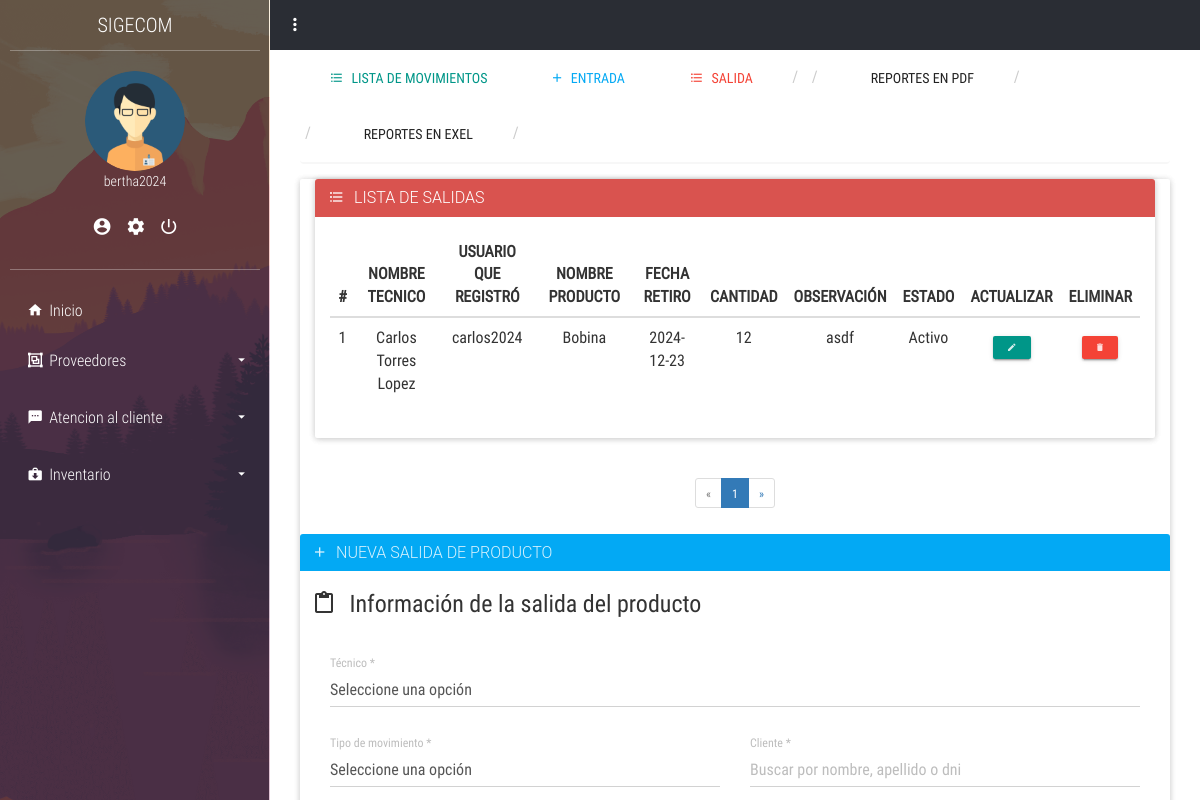
The page /inventario/movimientos/salida/tecnico.php (signed in) on the database its author committed.
### tables this page shows
CREATE TABLE IF NOT EXISTS `usuario` (
  `ID_usuario` int NOT NULL AUTO_INCREMENT,
  `id_personal` int DEFAULT NULL,
  `Nombre_usuario` varchar(50) NOT NULL,
  `Correo` varchar(250) DEFAULT NULL,
  `password` varchar(100) NOT NULL,
  `ID_tipousuario` int DEFAULT NULL,
  `Estado` int DEFAULT '1',
  `confirmado` int NOT NULL DEFAULT '0',
  `codigo` varchar(4) DEFAULT NULL,
  `token` int DEFAULT NULL,
  `fecha` timestamp NOT NULL,
  PRIMARY KEY (`ID_usuario`),
  KEY `ID_tipousuario` (`ID_tipousuario`),
  KEY `id_Personal` (`id_personal`)
);

CREATE TABLE IF NOT EXISTS `detalle_tecnico_producto` (
  `Id_det_tecnico_producto` int NOT NULL AUTO_INCREMENT,
  `ID_tecnico` int DEFAULT NULL,
  `ID_producto` int DEFAULT NULL,
  `ID_usuario` int NOT NULL,
  `Fecha_retiro` date NOT NULL,
  `cantidad` int NOT NULL,
  `Observación` varchar(250) DEFAULT NULL,
  `Estado` int DEFAULT '1',
  `id_detall_tecnico_cliente` int DEFAULT NULL,
  `tipo_movimiento` enum('salida','entrada') NOT NULL,
  PRIMARY KEY (`Id_det_tecnico_producto`),
  KEY `ID_tecnico` (`ID_tecnico`),
  KEY `ID_producto` (`ID_producto`),
  KEY `ID_usuario` (`ID_usuario`),
  KEY `id_detall_tecnico_cliente` (`id_detall_tecnico_cliente`)
);

CREATE TABLE IF NOT EXISTS `productos` (
  `id_producto` int NOT NULL AUTO_INCREMENT,
  `nombre` varchar(100) NOT NULL,
  `descripcion` text,
  `id_tipo_producto` int DEFAULT NULL,
  `precio` decimal(10,2) NOT NULL,
  `fecha_registro` timestamp NULL DEFAULT CURRENT_TIMESTAMP,
  `estado` int DEFAULT '1',
  PRIMARY KEY (`id_producto`),
  KEY `id_tipo_producto` (`id_tipo_producto`)
);

### app/config.php (called while the page is built, shortened)
<?php
$URL = "http://localhost/sigecom/";

### layout/sesion.php (called while the page is built, shortened)
<?php
if (isset($_SESSION['sesion_usuario'])) {
    $nombre_usuario_sesion = $_SESSION['sesion_usuario'];
    $sql = "SELECT u.ID_usuario, u.Nombre_usuario, u.ID_tipousuario, tu.Nombre_tipousuario as rol, p.ID_cargo, u.Correo
            FROM usuario as u
            INNER JOIN tipo_usuario as tu ON u.ID_tipousuario = tu.ID_tipousuario
            INNER JOIN personal as p ON u.id_personal = p.ID_personal
            WHERE Nombre_usuario = :nombre_usuario_sesion";
    $query = $pdo->prepare($sql);
    $query->execute(['nombre_usuario_sesion' => $nombre_usuario_sesion]);
    $usuarios = $query->fetchAll(PDO::FETCH_ASSOC);
    foreach ($usuarios as $usuario) {
        $nombres_sesion = $usuario['Nombre_usuario'];
        $rol_sesion = $usuario['rol'];
    }
} else {
    echo "no existe sesion";
    header('Location: ' . $URL . '/login');
}

### inventario/movimientos/salida/tecnico.php (the view, shortened to what this page needs)
<?php
include ('../../../app/config.php');
include ('../../../layout/sesion.php');
include ('../../../layout/parte1.php');
?>
<div class="container-fluid">
    <?php include ('../layout/parte1.php');?>
    <div class="panel panel-info">
	<div><?php include ('lista.php'); ?></div>
        <div class="panel-heading">
            <h3 class="panel-title"><i class="zmdi zmdi-plus"></i> &nbsp; NUEVA SALIDA DE PRODUCTO</h3>
        </div>
        <div class="panel-body">
        <form  action="../../../app/controllers/inventario/salida/guardar_salida.php" method="post">
    <fieldset>
        <legend><i class="zmdi zmdi-assignment-o"></i> &nbsp; Información de la salida del producto</legend>
        <div class="container-fluid">
                <div class="row">
                        <div class="col-xs-12">
                            <div class="form-group label-floating">
                                <label class="control-label">Técnico *</label>
                                <select class="form-control" name="tecnico-reg" id="listaTecnicos" required title="Seleccione un técnico." onchange="filtrarClientesPorTecnico(this.value)">
                                    <option value="">Seleccione una opción</option>
                                </select>
                            </div>
                        </div>
                        <div class="col-xs-12 col-sm-6">
                            <div class="form-group label-floating">
                                <label class="control-label">Tipo de movimiento *</label>
                                <select class="form-control" name="tipo-reg" required title="Seleccione un tipo de movimiento.">
                                    <option value="">Seleccione una opción</option>
                                </select>
                            </div>
                        </div>
                        <div class="col-xs-12 col-sm-6">
                            <div class="form-group label-floating">
                                <label class="control-label">Cliente *</label>
                                <input type="text" class="form-control" id="buscarCliente" onkeyup="buscarClientes(this.value)" placeholder="Buscar por nombre, apellido o dni">
                                <select class="form-control" name="id_cliente-reg" id="listaClientes" required>
                                    <option value="" disabled selected>Clientes relacionados al técnico</option>
                                </select>
                            </div>
                        </div>
                    </div>
                </div>
            </fieldset>
            </div>
        </div>

### layout/parte1.php (shortened to what this page needs)
<!DOCTYPE html>
<html lang="es">
<head>
	<link rel="stylesheet" href="<?php echo $URL; ?>/plant/css/main.css">
</head>
<body>
	<section class="full-box cover dashboard-sideBar">
		<div class="full-box dashboard-sideBar-ct">
			<div class="full-box text-uppercase text-center text-titles dashboard-sideBar-title">
				SIGECOM <i class="zmdi zmdi-close btn-menu-dashboard visible-xs"></i>
			</div>
			<div class="full-box dashboard-sideBar-UserInfo">
				<figure class="full-box">
					<img src="<?php echo $URL; ?>/plant/assets/avatars/AdminMaleAvatar.png" alt="UserIcon">
					<figcaption class="text-center text-titles"><?php echo $nombres_sesion; ?></figcaption>
				</figure>
				<ul class="full-box list-unstyled text-center">
					<li>
						<a href="<?php echo $URL; ?>/my_data" title="Mis datos">
							<i class="zmdi zmdi-account-circle"></i>
						</a>
					</li>
					<li>
						<a href="<?php echo $URL; ?>/my_account" title="Mi cuenta">
							<i class="zmdi zmdi-settings"></i>
						</a>
					</li>
					<li>
    <a href="#" title="Cerrar Sesión" onclick="confirmacionCerrarSesion(event)">
        <i class="zmdi zmdi-power"></i>
    </a>
</li>
				</ul>
			</div>
			<ul class="list-unstyled full-box dashboard-sideBar-Menu">
				<li>
					<a href="<?php echo $URL; ?>/home.php">
						<i class="zmdi zmdi-home zmdi-hc-fw"></i> Inicio
					</a>
				</li>
				<?php if ($rol_sesion !== "tecnico"): ?>
				<li>
					<a href="#!" class="btn-sideBar-SubMenu">
						<i class="zmdi zmdi-group zmdi-hc-fw"></i> Proveedores <i class="zmdi zmdi-caret-down pull-right"></i>
					</a>
					<ul class="list-unstyled full-box">
					</ul>
				</li>
<?php endif; ?>
				<?php if ($rol_sesion !== "tecnico"): ?>
				<li>
					<a href="#!" class="btn-sideBar-SubMenu">
						<i class="zmdi zmdi-comment-more zmdi-hc-fw"></i> Atencion al cliente<i class="zmdi zmdi-caret-down pull-right"></i>
					</a>
					<ul class="list-unstyled full-box">
					</ul>
				</li>
				<?php endif; ?>
				<?php if ($rol_sesion !== "tecnico"): ?>
				<li>
					<a href="#!" class="btn-sideBar-SubMenu">
						<i class="zmdi zmdi-case-download zmdi-hc-fw"></i> Inventario <i class="zmdi zmdi-caret-down pull-right"></i>
					</a>
					<ul class="list-unstyled full-box">
					</ul>
				</li>
				<?php endif; ?>
			</ul>
		</div>
	</section>
	<section class="full-box dashboard-contentPage">
		<nav class="full-box dashboard-Navbar">
			<ul class="full-box list-unstyled text-right">
				<li class="pull-left">
					<a href="#!" class="btn-menu-dashboard"><i class="zmdi zmdi-more-vert"></i></a>
				</li>
			</ul>
		</nav>
</body>
</html>

### inventario/movimientos/salida/lista.php (shortened to what this page needs)
<div class="container-fluid">
		<div class="panel panel-success">
			<div class="panel-heading" style="background-color: #d9534f; color: #fff;">
				<h3 class="panel-title"><i class="zmdi zmdi-format-list-bulleted"></i> &nbsp; LISTA DE SALIDAS</h3>
			</div>
			<div class="panel-body">
				<div class="table-responsive">
					<table class="table table-hover text-center">
						<thead>
							<tr>
								<th class="text-center">#</th>
								<th class="text-center">NOMBRE TECNICO</th>
								<th class="text-center">USUARIO QUE REGISTRÓ</th>
								<th class="text-center">NOMBRE PRODUCTO</th>
								<th class="text-center">FECHA RETIRO</th>
								<th class="text-center">CANTIDAD</th>
								<th class="text-center">OBSERVACIÓN</th>
								<th class="text-center">ESTADO</th>
								<th class="text-center">ACTUALIZAR</th>
								<th class="text-center">ELIMINAR</th>
							</tr>
						</thead>
						<tbody>
							<?php
								$limit = 5;
								$page = (isset($_GET['page'])) ? $_GET['page'] : 1;
								$offset = ($page - 1) * $limit;
								$query = "
								SELECT
									dtp.Id_det_tecnico_producto,
									CONCAT(p.Nombre, ' ', p.Apellido_paterno, ' ', p.Apellido_materno) AS tecnico,
									dp.Nombre AS Nom_producto,
									dtp.Fecha_retiro,
									dtp.cantidad,
									dtp.Observación,
									dtp.Estado,
									u.Nombre_usuario
								FROM
									detalle_tecnico_producto dtp
								INNER JOIN tecnico t ON dtp.ID_tecnico = t.ID_tecnico
								INNER JOIN personal p ON t.id_personal = p.ID_personal
								INNER JOIN productos dp ON dtp.ID_producto = dp.id_producto
								INNER JOIN usuario u ON dtp.ID_usuario = u.ID_usuario
								ORDER BY
									dtp.Id_det_tecnico_producto DESC
								LIMIT $limit OFFSET $offset
								";
								$stmt = $pdo->prepare($query);
								$stmt->execute();
								while ($row = $stmt->fetch(PDO::FETCH_ASSOC)): ?>
								<tr>
									<td><?php echo htmlspecialchars($contador = $offset + 1); ?></td>
									<td><?php echo htmlspecialchars($row['tecnico']); ?></td>
									<td><?php echo htmlspecialchars($row['Nombre_usuario']); ?></td>
									<td><?php echo htmlspecialchars($row['Nom_producto']); ?></td>
									<td><?php echo htmlspecialchars($row['Fecha_retiro']); ?></td>
									<td><?php echo htmlspecialchars($row['cantidad']); ?></td>
									<td><?php echo htmlspecialchars($row['Observación']); ?></td>
									<td>
										<?php echo htmlspecialchars($row['Estado'] ? 'Activo' : 'Inactivo'); ?>
									</td>
										<td>
											<button type="button" class="btn btn-primary btn-raised btn-xs" onclick="window.location.href = 'editar.php?Id_det_tecnico_producto=<?php echo $row['Id_det_tecnico_producto']; ?>'">
												<i class="zmdi zmdi-edit"></i>
											</button>
										</td>
										<td>
											<button type="button" class="btn btn-danger btn-raised btn-xs" onclick="deleteSalidaUnique(<?php echo htmlspecialchars($row['Id_det_tecnico_producto']); ?>);">
												<i class="zmdi zmdi-delete"></i>
											</button>
										</td>
									</tr>
								<?php endwhile; ?>
						</tbody>
					</table>
				</div>
			</div>
		</div>
	</div>
    <nav class="text-center">
					<ul class="pagination pagination-sm">
						<li class="disabled"><a href="javascript:void(0)">«</a></li>
						<?php
							$query = "SELECT COUNT(*) as total FROM detalle_tecnico_producto";
							$stmt = $pdo->query($query);
							$total = $stmt->fetchColumn();
							$pages = ceil($total / $limit);
							for ($i = 1; $i <= $pages; $i++) {
								$active = ($i == $page) ? 'active' : '';
								                                echo '<li class="' . $active . '"><a href="' . $URL . '/inventario/movimientos/salida/index.php?page=' . $i . '">' . $i . '</a></li>';
							}
						?>
						<li><a href="javascript:void(0)">»</a></li>
					</ul>
	</nav>

### plant/css/main.css (style rules this page uses)
body, html { background-color: #fff; width: 100%; height: 100%; margin: 0; padding: 0; position: relative; font-size: 16px; font-family: 'RobotoCondensed'; overflow: hidden; }
.full-box { margin: 0; padding: 0; width: 100%; box-sizing: border-box; }
.cover { background: 50% 50% no-repeat; background-size: cover; }
.text-titles { font-family: 'RobotoCondensedLight' }
.dashboard-sideBar, .dashboard-contentPage { position: absolute; top: 0; height: 100%; transition: all .3s ease-in-out; }
.dashboard-sideBar, .dashboard-sideBar-ct { width: 270px; }
.dashboard-sideBar { left: 0; z-index: 2; background-image: url('../assets/img/sideBar.png'); border-right: 1px solid rgba(255, 255, 255, .7); overflow: hidden; }
.dashboard-sideBar-ct { position: relative; height: 100%; background-color: rgba(42, 45, 52, 0.7); padding: 0 10px; padding-bottom: 30px; }
.dashboard-sideBar-title, .dashboard-sideBar-title > i { height: 50px; line-height: 50px; color: #fff; font-size: 20px; }
.dashboard-sideBar-title { position: relative; }
.dashboard-sideBar-UserInfo { border-top: 1px solid rgba(255, 255, 255, .3); border-bottom: 1px solid rgba(255, 255, 255, .3); color: #fff; font-size: 14px; padding: 20px 0; }
.dashboard-sideBar-UserInfo figure img { width: 100px; height: 100px; border-radius: 100%; display: block; margin: 0 auto; }
.dashboard-sideBar-UserInfo ul { margin-top: 15px; }
.dashboard-sideBar-UserInfo ul > li, .dashboard-sideBar-UserInfo ul > li > a { display: inline-block; color: #fff; }
.dashboard-sideBar-UserInfo ul > li > a { outline: none; font-size: 20px; padding: 7px; transition: all .3s ease-in-out; }
.dashboard-sideBar-Menu { padding-top: 15px; }
.dashboard-sideBar-Menu > li, .dashboard-sideBar-Menu > li > a, .dashboard-sideBar-Menu > li > ul > li, .dashboard-sideBar-Menu > li > ul > li > a { line-height: 50px; font-family: "RobotoCondensedLight"; display: block; color: #fff; text-decoration: none; border-radius: 4px; transition: all .3s ease-in-out; position: relative; }
.dashboard-sideBar-Menu > li > a > i.zmdi-caret-down { line-height: 50px; transition: all .3s ease-in-out; }
.dashboard-sideBar-Menu > li > a { padding: 0 15px; box-sizing: border-box; height: 50px; outline: none; }
.dashboard-sideBar-Menu > li > ul { position: relative; padding-top: 7px; height: 0; overflow: hidden; }
.dashboard-contentPage { right: 0; z-index: 1; padding-left: 270px; }
.dashboard-Navbar, .dashboard-Navbar > ul, .dashboard-Navbar > ul >li, .dashboard-Navbar > ul > li > a { height: 50px; line-height: 50px; }
.dashboard-Navbar > ul > li > a { outline: none; }
.dashboard-Navbar { background-color: #2A2D34; overflow: hidden; }
.dashboard-Navbar > ul >li, .dashboard-Navbar > ul > li > a { display: inline-block; width: 50px; text-align: center; color: #fff; margin: 0; padding: 0; font-size: 20px; transition: all .3s ease-in-out; position: relative; }

### rows shown on the page
usuario: Nombre_usuario "bertha2024"
detalle_tecnico_producto: tecnico "Carlos Torres Lopez", ID_usuario.Nombre_usuario "carlos2024", ID_producto.nombre "Bobina", Fecha_retiro "2024-12-23", cantidad "12", Observación "asdf", Estado "Activo"
